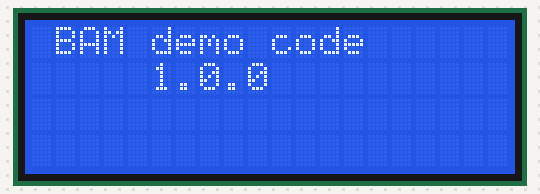
Simulated run of this sketch. Board: Arduino Uno, built with avr-gcc and run on an emulated ATmega328P. Parts: 20×4 character LCD.

Above: at 0.1 s.
At 3.2 s:
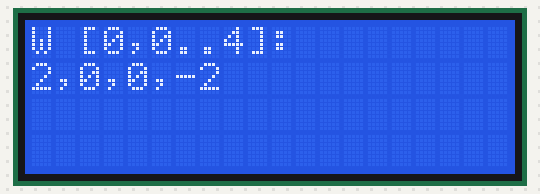
At 11.4 s:
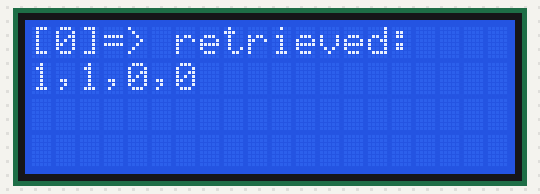
At 20.6 s:
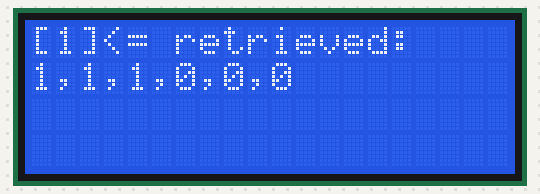
At 28.8 s:
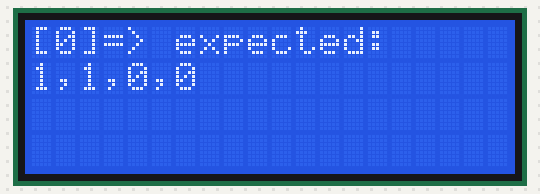
At 38.0 s:
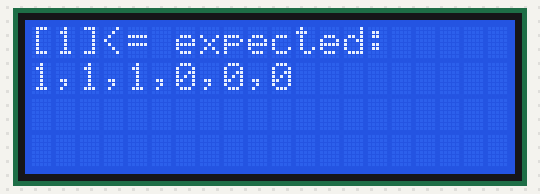

Measured:
- what the display in image 1 shows lasts 1.1 s, from 3.1 s to 4.2 s

The sketch:

sketch.ino
```cpp
// BAM: Bi-directional Associative Memory
// Demo code of how Arduino-type microcontrollers
// can implement FPGA-like NN-based functionality

#include <stdio.h>
#include <LiquidCrystal_I2C.h>

// use 2x16 LCD display for simple 'console' output
LiquidCrystal_I2C lcd(0x27, 20, 4);

// configuration parameters
#define   PRINT_DELAY     1000
#define   PRINT_BUFFSZ    50

// training data specifications
#define   dataN    2
#define   inp_sz   6
#define   out_sz   4

// type definitions for internal use
typedef   signed short    value_t;     // vector contents
typedef   signed int      weight_t;    // weight matrix
typedef   signed long     tmpval_t;    // intermediate calculations
typedef   unsigned int    count_t;     // position counters
typedef   unsigned short  bool_t;      // replacement for booleans

// define matching input-output vector associations
value_t data_inp[dataN][inp_sz] = { {1,0,1,0,1,0}, {1,1,1,0,0,0} };
value_t data_out[dataN][out_sz] = {     {1,1,0,0},     {1,0,1,0} };

// allocate internal buffers (static)
weight_t w[inp_sz][out_sz];
value_t  retrvec[max(inp_sz,out_sz)];
char     str[PRINT_BUFFSZ];


// convert vector of {0,1} to {-1,+1}
void convert_to_signed( value_t *vec, count_t sz )
{
	for ( count_t c=0; c<sz; c++ )
		vec[c] = ((vec[c])?1:-1);
}

// convert vector of {-1,+1} to {0,1}
void convert_to_binary( value_t *vec, count_t sz )
{
	for ( count_t c=0; c<sz; c++ )
		vec[c] = ((vec[c]<=0)?0:1);
}

// calculate BAM weight matrix
void train_weights( void )
{
  // convert boolean input to signed
	for ( count_t q=0; q<dataN; q++ )
	{
		convert_to_signed(&(data_inp[q][0]),inp_sz);
		convert_to_signed(&(data_out[q][0]),out_sz);
	}

  // calculate correlations
  for ( count_t x=0; x<inp_sz; x++ )
	{
    for ( count_t y=0; y<out_sz; y++ )
		{
      for ( count_t q=0; q<dataN; q++ )
        w[x][y] += data_inp[q][x]*data_out[q][y];
		}
	}

  // convert signed back to boolean
	for ( count_t q=0; q<dataN; q++ )
	{
		convert_to_binary(&(data_inp[q][0]),inp_sz);
		convert_to_binary(&(data_out[q][0]),out_sz);
	}
}

// BAM retrieval, forward: input => output
void recall_out( const value_t *ivec, value_t *ovec )
{
  tmpval_t tmp[out_sz];    // internal vec, avoid overflows

  for ( count_t c=0; c<out_sz; c++ )
	{
		tmp[c]=0;
    for ( count_t r=0; r<inp_sz; r++ )
        tmp[c] += w[r][c]*ivec[r];
		ovec[c]=((tmp[c]>=0)?1:0);
	}
}

// BAM retrieval, backward: input <= output
void recall_inp( const value_t *ovec, value_t *ivec )
{
  tmpval_t tmp[inp_sz];    // internal vec, avoid overflows

  for ( count_t r=0; r<inp_sz; r++ )
	{
		tmp[r]=0;
    for ( count_t c=0; c<out_sz; c++ )
        tmp[r] += w[r][c]*ovec[c];
		ivec[r]=((tmp[r]>=0)?1:0);
	}
}

// display vector contents in a single line
void display_vector( const value_t *vec, count_t sz )
{
	for ( count_t c=0; c<sz-1; c++ )
  {
      sprintf(str,"%d,",vec[c]);
      lcd.print(str);
  }
  sprintf(str,"%d",vec[sz-1]);
  lcd.print(str);
}

// display BAM weight matrix (multi-line)
void display_weights( void )
{
  for ( count_t r=0; r<inp_sz; r++ )
	{
    lcd.clear();
    lcd.setCursor(0, 0);
    sprintf(str,"W [%d,0..%d]:",r,out_sz);
    lcd.print(str);
    lcd.setCursor(0, 1);
		display_vector(&(w[r][0]),out_sz);
    delay(PRINT_DELAY);
  }
}

// run all forward BAM retrievals
void display_input_tests( void )
{
  for ( count_t q=0; q<dataN; q++ )
  {
    // given data vector
    lcd.clear();
    sprintf(str,"[%d]=> input:",q);
    lcd.setCursor(0,0);
    lcd.print(str);
    //delay(500);
    lcd.setCursor(0,1);
    display_vector(&(data_inp[q][0]),inp_sz);
    delay(PRINT_DELAY);

    // expected retrieval
    lcd.clear();
    sprintf(str,"[%d]=> expected:",q);
    lcd.setCursor(0,0);
    lcd.print(str);
    //delay(500);
    lcd.setCursor(0,1);
    display_vector(&(data_out[q][0]),out_sz);
    delay(PRINT_DELAY);

    // actual retrieval from BAM
    lcd.clear();
    sprintf(str,"[%d]=> retrieved:",q);
    lcd.setCursor(0,0);
    lcd.print(str);
    //delay(500);
    recall_out(&(data_inp[q][0]),retrvec);
    lcd.setCursor(0,1);
    display_vector(retrvec,out_sz);
    delay(PRINT_DELAY);
  }
}

// run all backward BAM retrievals
void display_output_tests( void )
{
  for ( count_t q=0; q<dataN; q++ )
  {
    // given data vector
    lcd.clear();
    sprintf(str,"[%d]<= output:",q);
    lcd.setCursor(0,0);
    lcd.print(str);
    //delay(500);
    lcd.setCursor(0,1);
    display_vector(&(data_out[q][0]),out_sz);
    delay(PRINT_DELAY);

    // expected retrieval
    lcd.clear();
    sprintf(str,"[%d]<= expected:",q);
    lcd.setCursor(0,0);
    lcd.print(str);
    //delay(500);
    lcd.setCursor(0,1);
    display_vector(&(data_inp[q][0]),inp_sz);
    delay(PRINT_DELAY);

    // actual retrieval from BAM
    lcd.clear();
    sprintf(str,"[%d]<= retrieved:",q);
    lcd.setCursor(0,0);
    lcd.print(str);
    //delay(500);
    recall_inp(&(data_out[q][0]),retrvec);
    lcd.setCursor(0,1);
    display_vector(retrvec,inp_sz);
    delay(PRINT_DELAY);
  }
}

//..... standard code components .....

// initialization routine
void setup( void )
{
  lcd.init();
  lcd.backlight();

  lcd.clear();
  lcd.setCursor(0,0);
  //lcd.print("0123456789012345");
  lcd.print(" BAM demo code");
  lcd.setCursor(0,1);
  lcd.print("     1.0.0");
  delay(PRINT_DELAY);

  lcd.clear();
  lcd.setCursor(0,0);
  lcd.print("Training...");

  train_weights();
  delay(PRINT_DELAY);    // just for display pause

  lcd.setCursor(0,1);
  lcd.print("=> Finished!");
  delay(PRINT_DELAY);
}

// continuous loop routine
void loop( void )
{
  display_weights();
  display_input_tests();
  display_output_tests();
}
```
